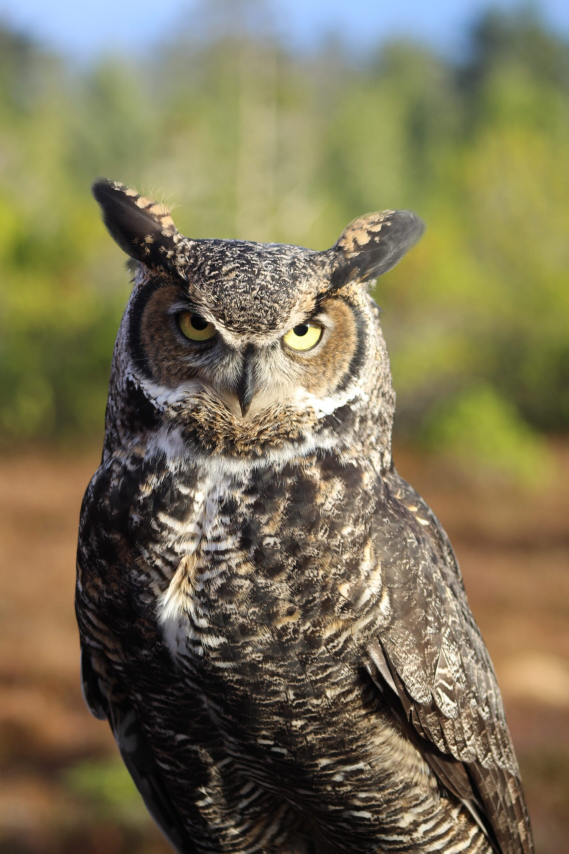
#> input picture imgs/owl.jpg, 1707 x 2560 px (shown at 1/3 size)
$ python test.py
#> lines starting #> are read from the running program, lines starting #| are printed output that depends on the picture
from PIL import Image, ImageEnhance

pixels_ascii_values = {
    0: " ",
    28: ".",
    56: "^",
    84: "*",
    112: ":",
    140: "!",
    168: ">",
    196: "P",
    224: "@",
    255: "█",
}


def find_closest(p):
    pix_vals = [0, 28, 56, 84, 112, 140, 168, 196, 224, 255]
    begin = abs(pix_vals[0] - p)
    num = int(begin / 28)
    if num == 9:
        return pix_vals[num]
    elif abs(pix_vals[num] - p) < abs(pix_vals[num + 1] - p):
        return pix_vals[num]
    else:
        return pix_vals[num + 1]


def make_into_ascii_art(pix, pixel_size, new_width, new_height):
    global pixels_ascii_values
    with open("ascii/owl.html", "w", encoding="utf-8") as f:
        f.write(f"""<!DOCTYPE html>
                <html lang="en">
                <head>
                    <meta charset="UTF-8">
                    <meta name="viewport" content="width=device-width, initial-scale=1.0">
                    <title>ASCII Art </title>
                    <style>
                        body {{
                            background-color: rgb(39, 38, 38);
                            color: azure;
                            font-size: {pixel_size}px;
                            font-family: system-ui, -apple-system, BlinkMacSystemFont, 'Segoe UI',
                                         Roboto, Oxygen, Ubuntu, Cantarell, 'Open Sans', 'Helvetica Neue', sans-serif;
                            text-justify: none;
                            text-align: center;
                            margin: 0;
                            padding: 0;
                        }}
                    </style>
                </head>
                <body>
                    <pre>""")
        for y in range(new_height):
            line = f" ".join(pixels_ascii_values[pix[y][x]] for x in range(new_width))
            f.write(line + "\n")

        f.write("""</pre>
        </body>
        </html>""")

def main():
    img = Image.open('imgs/owl.jpg')
#> img is the input picture: PIL image 1707x2560 RGB; mean R, G, B 123.3, 115.3, 87
    width, height = img.size
#> width = 1707; height = 2560
    resize_factor = 12
    new_width = width // resize_factor
#> new_width = 142
    new_height = height // resize_factor
#> new_height = 213

    resized_img = img.resize((new_width, new_height), Image.Resampling.LANCZOS)
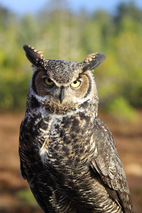
#> resized_img: PIL image 142x213 RGB; mean R, G, B 123.3, 115.3, 87
    resized_img = ImageEnhance.Brightness(resized_img).enhance(1.1)
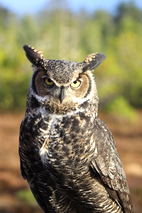
#> resized_img: PIL image 142x213 RGB; mean R, G, B 135, 126.3, 94.7
    resized_img = ImageEnhance.Contrast(resized_img).enhance(1.4)
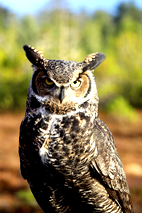
#> resized_img: PIL image 142x213 RGB; mean R, G, B 139.4, 128.1, 83.2
    resized_img = ImageEnhance.Sharpness(resized_img).enhance(1.2)
    gray_resized_img = resized_img.convert('L')
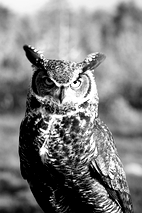
#> gray_resized_img: PIL image 142x213 L; min 0, max 255, mean 126.1
    pixels_image = gray_resized_img.load()

    new_pix = []

    for y in range(new_height):
        row = [find_closest( pixels_image[x,y]) for x in range(new_width)]
        new_pix.append(row)

    make_into_ascii_art(new_pix, 4, new_width, new_height)
if __name__ == '__main__':
    main()
